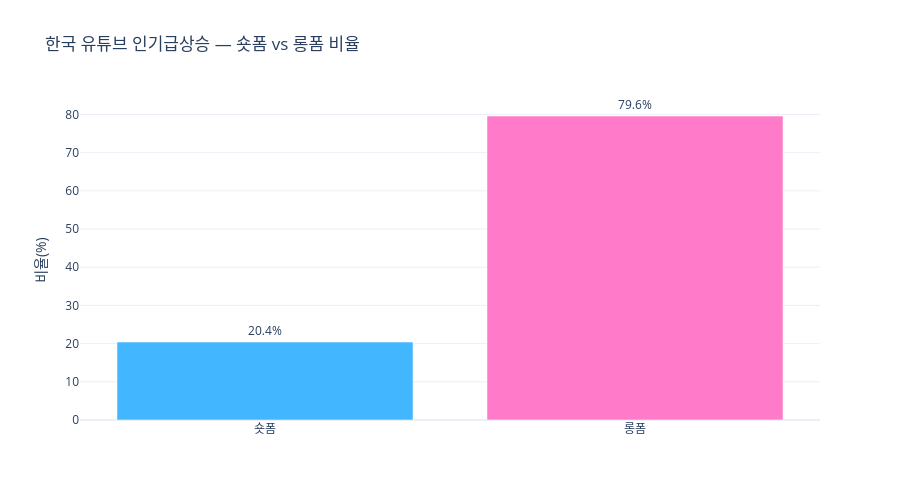

Here is the notebook cell this chart was saved with:
### Markdown cell above
## 7. 결과 확인 + 시각화

### Code cell
import plotly.graph_objects as go

# 포맷별 비율
format_counts = df['format_type'].value_counts()
shortform_ratio = round(format_counts.get('shortform', 0) / len(df) * 100, 1)
longform_ratio  = round(format_counts.get('longform', 0)  / len(df) * 100, 1)

print(f'숏폼 비율: {shortform_ratio}%')
print(f'롱폼 비율: {longform_ratio}%')

fig = go.Figure(go.Bar(
    x=['숏폼', '롱폼'],
    y=[shortform_ratio, longform_ratio],
    text=[f'{shortform_ratio}%', f'{longform_ratio}%'],
    textposition='outside',
    marker_color=['#42B6FF', '#FF7AC8']
))
fig.update_layout(
    title='한국 유튜브 인기급상승 — 숏폼 vs 롱폼 비율',
    yaxis_title='비율(%)',
    template='plotly_white',
    height=500
)
fig.show()

### Figure 1 — Plotly figure (JSON) as saved in the notebook; plotly's stock layout.template omitted (floating-point values rounded to 4 significant figures)
{"data": [{"marker": {"color": ["#42B6FF", "#FF7AC8"]}, "text": ["20.4%", "79.6%"], "textposition": "outside", "type": "bar", "x": ["숏폼", "롱폼"], "y": [20.4, 79.6]}], "layout": {"height": 500, "title": {"text": "한국 유튜브 인기급상승 — 숏폼 vs 롱폼 비율"}, "yaxis": {"title": {"text": "비율(%)"}}}}
